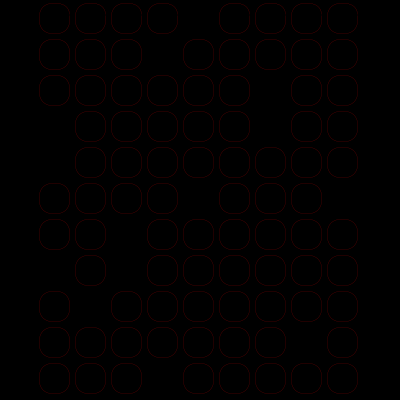
Frame 1 (no input)
Frame 60 (the mouse pressed at the canvas centre just before this capture): identical to frame 1, image omitted
Frame 120 (the mouse held since frame 60 and released just before this capture): identical to frame 1, image omitted

The Processing sketch that drew this single still picture (run headless with seeded random() and noise(); from frame 60 on, the mouse is pressed at the canvas centre):

// Processing sketch: processing_27006
// ── processing_27006.pde

void setup() {
  size(400,400);
}

void RoundedRect(int x, int y, int sizeX, int sizeY, float radius) {  
  // sanity check
  radius = min(min(sizeX/2,sizeY/2),radius);


  // finish edges
  line(x+radius,y,x+sizeX-radius,y);
  line(x+sizeX,y+radius,x+sizeX,y+sizeY-radius);
  line(x+sizeX-radius,y+sizeY,x+radius,y+sizeY);
  line(x,y+sizeX-radius,x,y+radius);

  // rounded arcs
  if (radius > 0) {
    arc(x+sizeX-radius,y+sizeY-radius,
        radius*2,radius*2,
        radians(0),radians(90));   
    arc(x+sizeX-radius,y+radius,
        radius*2,radius*2,
        radians(-90),radians(0));
    arc(x+radius,y+radius,
        radius*2,radius*2,
        radians(180),radians(270));
    arc(x+radius,y+sizeY-radius,
        radius*2,radius*2,
        radians(90),radians(180));
  }
}

int grid = 36;
int spacer = 6;
int radius = 12;
float chance = 0.88;
boolean fills = false;
boolean strokes = true;
int seed = 0;

void draw() {
  background(0);
  noFill();
  if (strokes){
    stroke(255,0,0);
    strokeWeight(0.1);
  }

  randomSeed(seed);
  for (int i = 0; i < (float)(width/grid); i++) {
    for (int j = 0; j < (float)(height/grid); j++) {
      boolean show = true;
      if ((i == 0) || (i == (float)(width/grid) - 1))
        show = false;
      if (random(1) > chance)
        show = show && false;
      if (show)
        RoundedRect(spacer/2+i*grid,spacer/2+j*grid,
        grid-spacer,grid-spacer,radius);
    }
  }  
}
